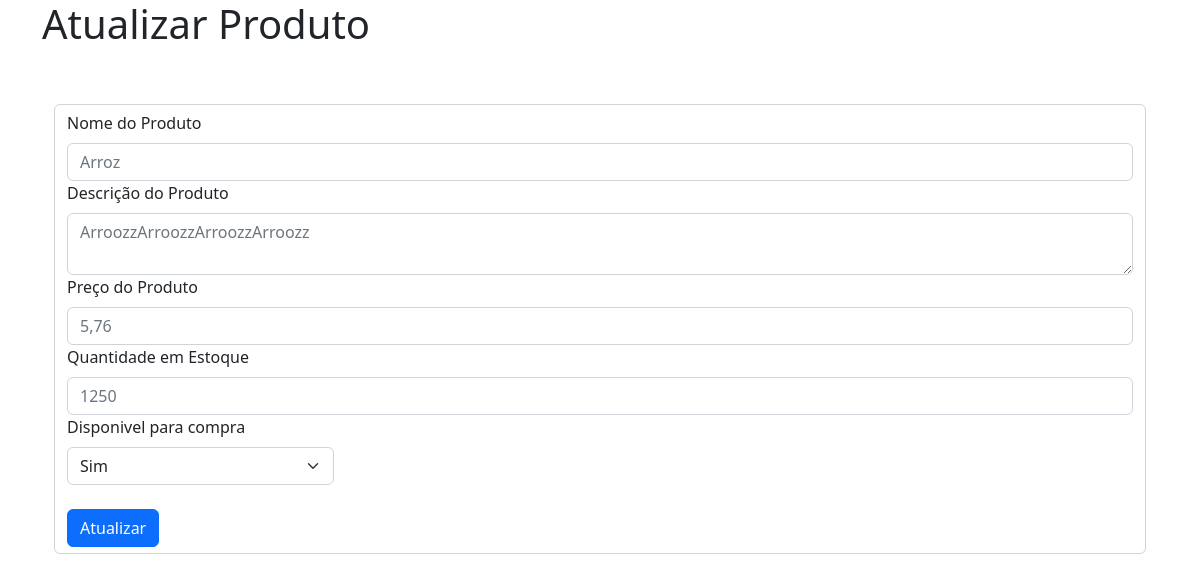
/produtos/editar/1/, run on an earlier commit of the app's database.
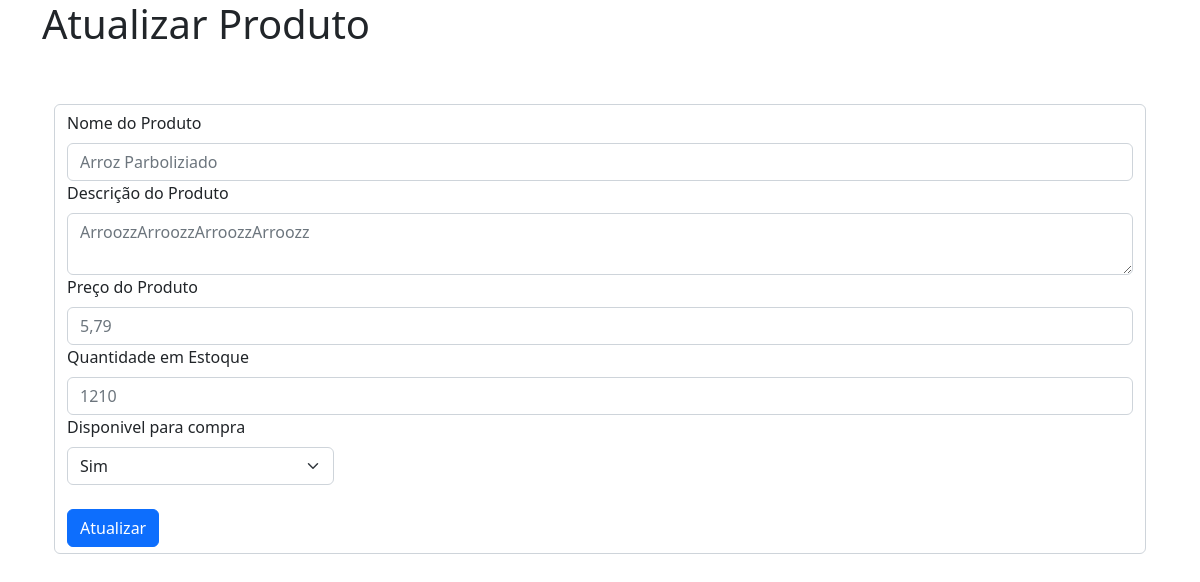
And on a later commit of the database.
### crm/models.py (models this page shows, shortened)
class Produto(models.Model):
    nome = models.CharField(max_length=50)
    descricao = models.TextField()
    preco = models.DecimalField(max_digits=10, decimal_places=2)
    qtd_estoque = models.IntegerField()
    ativo = models.BooleanField()
    data_criacao = models.DateTimeField(auto_now_add=True)
    data_atualizacao = models.DateTimeField(auto_now=True)

### crm/views.py (the view, shortened to what this page needs)
# urls.py: path('editar/<int:id>/', views.editar_produto, name='editar_produto'),
def editar_produto(request, id):
    if request.method == 'GET':
        produto = Produto.objects.get(id=id)
        return render(request, "produto_editar.html", {'produto': produto})

### crm/templates/produto_editar.html (shortened to what this page needs)
{% extends "base.html" %}
{% block 'body' %}
    <div class="container">
        <h1>Atualizar Produto</h1>
        <br>
        <div class="container">
            <br>
            <form action="{% url "editar_produto" produto.id %}" method="post" class="form-control">{% csrf_token %}
                <label for="nome" class="form-label">Nome do Produto</label>
                <input type="text" name="nome" id="nome" class="form-control" placeholder="{{produto.nome}}">
                <label for="descricao" class="form-label">Descrição do Produto</label>
                <textarea name="descricao" id="descricao" class="form-control" placeholder="{{produto.descricao}}"></textarea>
                <label for="preco" class="form-label">Preço do Produto</label>
                <input type="number" step=".01" name="preco" id="preco" class="form-control" placeholder="{{produto.preco}}">
                <label for="qtd_estoque" class="form-label">Quantidade em Estoque</label>
                <input type="number" name="qtd_estoque" id="qtd_estoque" class="form-control" placeholder="{{produto.qtd_estoque}}">
                <div class="col-3">
                    <label for="ativo" class="form-label">Disponivel para compra</label>
                    <select name="ativo" id="ativo" class="form-select" required>
                        <option value="1" select>Sim</option>
                    </select>
                </div>
                <br>
                <button type="submit" class="btn btn-primary">Atualizar</button>
            </form>
        </div>
    </div>
{% endblock 'body' %}

What changed in the data, as far as the page shows it:
changed Produto "ArroozzArroozzArroozzArroozz": nome "Arroz" → "Arroz Parboliziado"; preco "5,76" → "5,79"; qtd_estoque "1250" → "1210"
